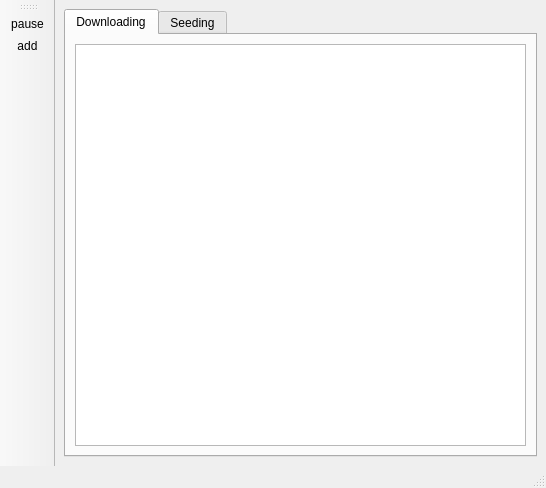
<?xml version="1.0" encoding="UTF-8"?>
<ui version="4.0">
 <class>MainWindow</class>
 <widget class="QMainWindow" name="MainWindow">
  <property name="geometry">
   <rect>
    <x>0</x>
    <y>0</y>
    <width>546</width>
    <height>488</height>
   </rect>
  </property>
  <property name="windowTitle">
   <string>Qbit</string>
  </property>
  <widget class="QWidget" name="centralwidget">
   <layout class="QVBoxLayout" name="verticalLayout">
    <item>
     <widget class="QTabWidget" name="tabWidget">
      <property name="currentIndex">
       <number>0</number>
      </property>
      <widget class="QWidget" name="tab_downloads">
       <attribute name="title">
        <string>Downloading</string>
       </attribute>
       <layout class="QHBoxLayout" name="horizontalLayout">
        <item>
         <widget class="QTreeWidget" name="treeWidget_downloading">
          <attribute name="headerVisible">
           <bool>false</bool>
          </attribute>
          <column>
           <property name="text">
            <string notr="true">1</string>
           </property>
          </column>
         </widget>
        </item>
       </layout>
      </widget>
      <widget class="QWidget" name="tab_seeding">
       <attribute name="title">
        <string>Seeding</string>
       </attribute>
       <layout class="QHBoxLayout" name="horizontalLayout_2">
        <item>
         <widget class="QListWidget" name="listWidget"/>
        </item>
       </layout>
      </widget>
     </widget>
    </item>
   </layout>
  </widget>
  <widget class="QStatusBar" name="statusBar"/>
  <widget class="QToolBar" name="toolBar">
   <property name="windowTitle">
    <string>toolBar</string>
   </property>
   <attribute name="toolBarArea">
    <enum>LeftToolBarArea</enum>
   </attribute>
   <attribute name="toolBarBreak">
    <bool>false</bool>
   </attribute>
   <addaction name="actionPause"/>
   <addaction name="actionAdd"/>
  </widget>
  <action name="actionAdd">
   <property name="icon">
    <iconset>
     <normaloff>../../../.designer/backup</normaloff>../../../.designer/backup</iconset>
   </property>
   <property name="text">
    <string>add</string>
   </property>
   <property name="toolTip">
    <string>add a Torrent</string>
   </property>
  </action>
  <action name="actionPause">
   <property name="text">
    <string>pause</string>
   </property>
   <property name="toolTip">
    <string>pause seeding and leeching</string>
   </property>
  </action>
 </widget>
 <resources/>
 <connections/>
</ui>
